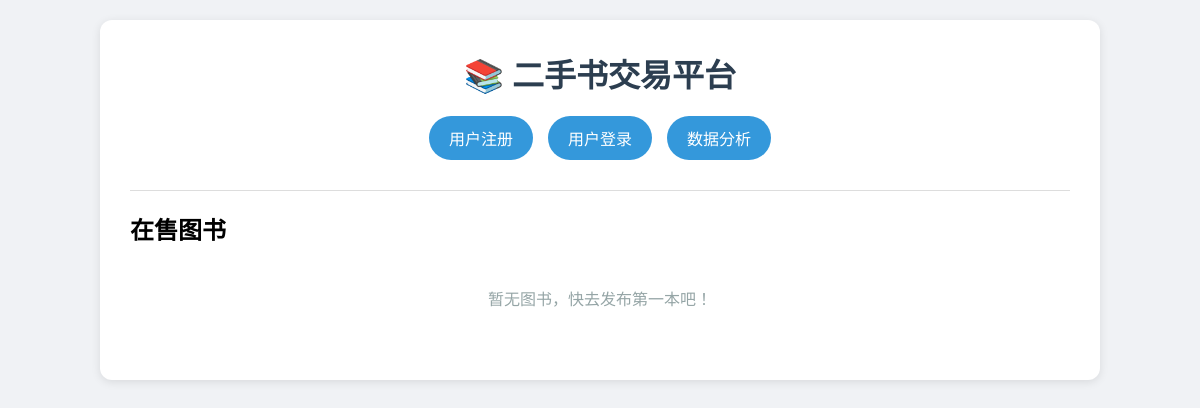
Before: / with the older database file.
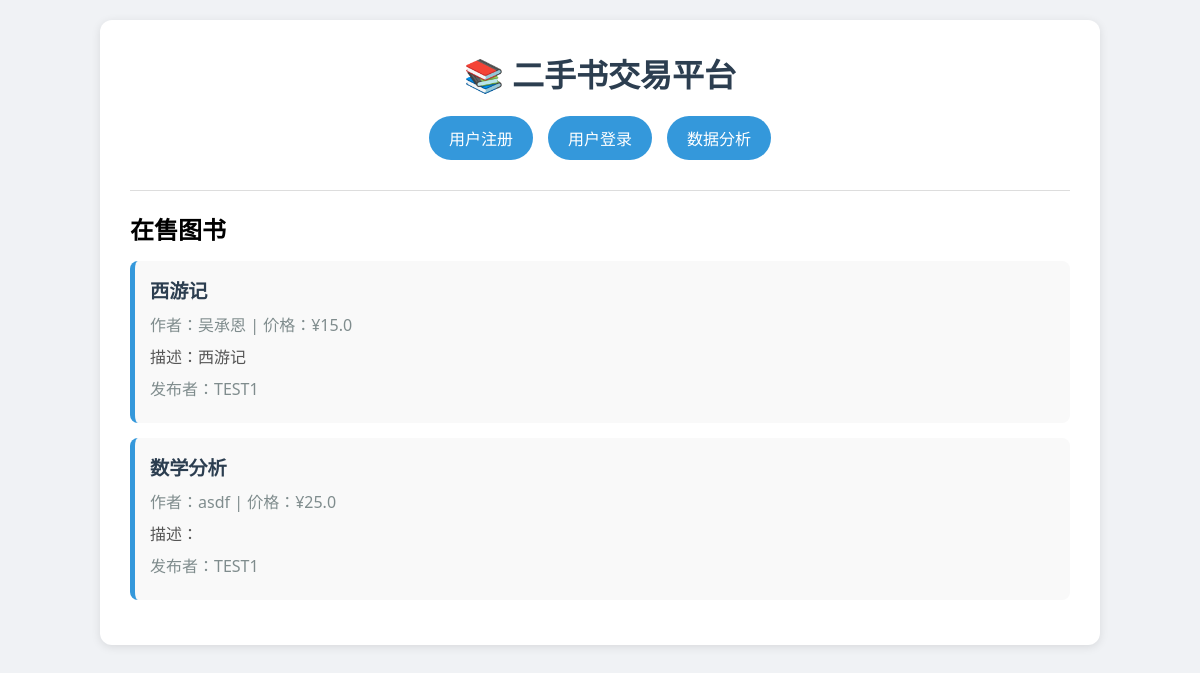
After: the same page with the newer database file.
### app.py (models this page shows)
class Book(db.Model):
    id = db.Column(db.Integer, primary_key=True)
    title = db.Column(db.String(100), nullable=False)
    author = db.Column(db.String(80))
    price = db.Column(db.Float, nullable=False)
    description = db.Column(db.Text)
    user_id = db.Column(db.Integer, db.ForeignKey('user.id'))
    user = db.relationship('User', backref=db.backref('books', lazy=True))

class User(db.Model):
    id = db.Column(db.Integer, primary_key=True)
    username = db.Column(db.String(80), unique=True, nullable=False)
    password = db.Column(db.String(120), nullable=False)

### app.py (the view)
@app.route('/')
def index():
    books = Book.query.all()
    return render_template('index.html', books=books)

### templates/index.html (shortened to what this page needs)
<!DOCTYPE html>
<html>
<head>
</head>
<body>
<div class="container">
    <h1>📚 二手书交易平台</h1>
    <div class="nav">
    {% if session.user_id %}
        <span>欢迎，{{ session.username }}！</span>
        <button onclick="location.href='/publish'">发布二手书</button>
        <button onclick="location.href='/logout'">退出登录</button>
        <button onclick="location.href='/analysis'">数据分析</button>
        <form action="/search" method="post" style="display: inline-block; margin-left: 20px;">
    <input type="text" name="search_content" placeholder="输入书名或作者" required>
    <button type="submit">搜索</button>
</form>
    {% else %}
        <button onclick="location.href='/register'">用户注册</button>
        <button onclick="location.href='/login'">用户登录</button>
        <button onclick="location.href='/analysis'">数据分析</button>
    {% endif %}
</div>
    <hr>
    <h2>在售图书</h2>
    {% if books %}
        <ul class="book-list">
        {% for book in books %}
            <li class="book-item">
                <div class="book-title">{{ book.title }}</div>
                <div class="book-meta">作者：{{ book.author }} | 价格：¥{{ book.price }}</div>
                <div class="book-desc">描述：{{ book.description }}</div>
                <div class="book-meta">发布者：{{ book.user.username }}</div>
            </li>
        {% endfor %}
        </ul>
    {% else %}
        <div class="empty">暂无图书，快去发布第一本吧！</div>
    {% endif %}
</div>
</body>
</html>

### templates/index.html (style rules this page uses)
* { margin: 0; padding: 0; box-sizing: border-box; }
body { font-family: 'Segoe UI', Tahoma, Geneva, Verdana, sans-serif; background: #f0f2f5; padding: 20px; }
.container { max-width: 1000px; margin: 0 auto; background: white; border-radius: 12px; box-shadow: 0 2px 10px rgba(0,0,0,0.1); padding: 30px; }
h1 { text-align: center; color: #2c3e50; margin-bottom: 20px; }
.nav { display: flex; justify-content: center; gap: 15px; margin-bottom: 30px; flex-wrap: wrap; }
button { background: #3498db; color: white; border: none; padding: 10px 20px; border-radius: 25px; cursor: pointer; font-size: 16px; transition: background 0.3s; }
.book-list { list-style: none; }
.book-item { background: #f9f9f9; margin: 15px 0; padding: 15px; border-radius: 8px; border-left: 5px solid #3498db; }
.book-title { font-size: 1.2em; font-weight: bold; color: #2c3e50; }
.book-meta { color: #7f8c8d; margin: 8px 0; }
.book-desc { margin-top: 8px; color: #555; }
hr { margin: 20px 0; border: none; border-top: 1px solid #ddd; }

Changed rows visible on the page:
added Book: title "西游记", author "吴承恩", price "15.0", description "西游记", user.username "TEST1"
added Book: title "数学分析", author "asdf", price "25.0", user.username "TEST1"
Other visible differences:
text no longer shown: "暂无图书，快去发布第一本吧！"
